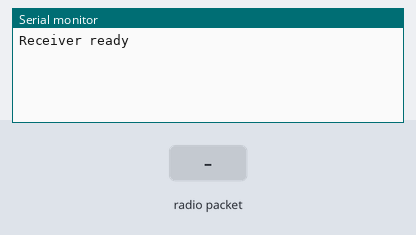
The sketch below on a simulated Arduino Uno, built with avr-gcc and run on an emulated ATmega328P. Parts: the last lines printed to the serial monitor. Inputs (shaded band) come from the test bench. No radio packets arrive unless stated.

Above: at 1.2 s.
1.3 s: radio packet "NODE1" arrives
At 2.5 s:
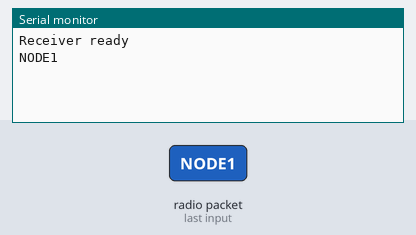
2.8 s: radio packet "1" arrives
At 3.8 s:
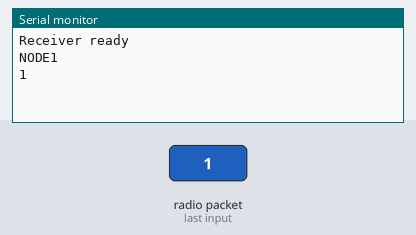

The sketch:

PC_Receiver.ino
```cpp
#include <SPI.h>
#include <RF24.h>
#include <nRF24L01.h>

RF24 radio(7, 8);                 // CE, CSN
const byte address[6] = "00001";  // must match transmitter

void setup() {
  Serial.begin(9600);

  radio.begin();
  radio.openReadingPipe(0, address);
  /*
  radio.openReadingPipe(0, "NODE1"); like this for other nodes
  radio.openReadingPipe(1, "NODE2");
  radio.openReadingPipe(2, "NODE3");
*/
  radio.setPALevel(RF24_PA_LOW);
  radio.startListening();

  Serial.println("Receiver ready");
}

void loop() {
  if (radio.available()) {
    char payload[32] = {0};              // clear buffer every time
    radio.read(payload, sizeof(payload)); // read max 32 bytes

    Serial.println(payload);             // prints e.g. 0001,2
  }
}
```

Measured:
- after the input at 1.3 s, the serial monitor: prints a new line at once (image 1)
- after the input at 2.8 s, the serial monitor: prints a new line at once (image 2)
